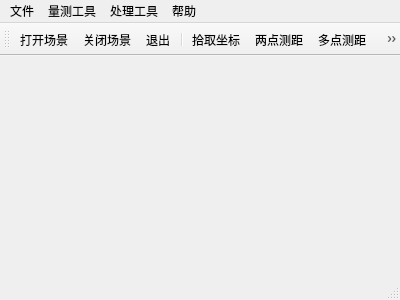
<?xml version="1.0" encoding="UTF-8"?>
<ui version="4.0">
 <class>MainWindow</class>
 <widget class="QMainWindow" name="MainWindow">
  <property name="geometry">
   <rect>
    <x>0</x>
    <y>0</y>
    <width>400</width>
    <height>300</height>
   </rect>
  </property>
  <property name="windowTitle">
   <string>地形浏览与分析</string>
  </property>
  <property name="windowIcon">
   <iconset resource="icon.qrc">
    <normaloff>:/icon/32x32/earth.png</normaloff>:/icon/32x32/earth.png</iconset>
  </property>
  <widget class="QWidget" name="centralWidget"/>
  <widget class="QMenuBar" name="menuBar">
   <property name="geometry">
    <rect>
     <x>0</x>
     <y>0</y>
     <width>400</width>
     <height>23</height>
    </rect>
   </property>
   <widget class="QMenu" name="menu">
    <property name="title">
     <string>文件</string>
    </property>
    <addaction name="actionOpenFile"/>
    <addaction name="actionOpenImage"/>
    <addaction name="actionDEM"/>
    <addaction name="actionCloseFile"/>
    <addaction name="separator"/>
    <addaction name="actionExit"/>
   </widget>
   <widget class="QMenu" name="menu_2">
    <property name="title">
     <string>量测工具</string>
    </property>
    <addaction name="actionGetCoord"/>
    <addaction name="actionTwoPointMeasurement"/>
    <addaction name="actionMultiPointMeasurement"/>
    <addaction name="actionAreaMeasurement"/>
    <addaction name="actionVisibility"/>
    <addaction name="actionEarthWorkVolume"/>
    <addaction name="actionPointSlop"/>
    <addaction name="actionLineSlop"/>
    <addaction name="separator"/>
    <addaction name="actionClearMeasure"/>
   </widget>
   <widget class="QMenu" name="menu_4">
    <property name="title">
     <string>帮助</string>
    </property>
    <addaction name="actionInstructions"/>
    <addaction name="actionQt"/>
   </widget>
   <widget class="QMenu" name="menu_6">
    <property name="title">
     <string>处理工具</string>
    </property>
    <addaction name="actionVPB"/>
    <addaction name="actionResample"/>
    <addaction name="actionCompositeImage"/>
   </widget>
   <addaction name="menu"/>
   <addaction name="menu_2"/>
   <addaction name="menu_6"/>
   <addaction name="menu_4"/>
  </widget>
  <widget class="QToolBar" name="mainToolBar">
   <property name="iconSize">
    <size>
     <width>16</width>
     <height>16</height>
    </size>
   </property>
   <attribute name="toolBarArea">
    <enum>TopToolBarArea</enum>
   </attribute>
   <attribute name="toolBarBreak">
    <bool>false</bool>
   </attribute>
   <addaction name="actionOpenFile"/>
   <addaction name="actionCloseFile"/>
   <addaction name="actionExit"/>
   <addaction name="separator"/>
   <addaction name="actionGetCoord"/>
   <addaction name="actionTwoPointMeasurement"/>
   <addaction name="actionMultiPointMeasurement"/>
   <addaction name="actionAreaMeasurement"/>
   <addaction name="actionVisibility"/>
   <addaction name="actionEarthWorkVolume"/>
   <addaction name="actionPointSlop"/>
   <addaction name="actionLineSlop"/>
   <addaction name="actionClearMeasure"/>
   <addaction name="separator"/>
   <addaction name="actionVPB"/>
   <addaction name="actionResample"/>
   <addaction name="actionCompositeImage"/>
  </widget>
  <widget class="QStatusBar" name="statusBar"/>
  <action name="actionOpenFile">
   <property name="icon">
    <iconset resource="icon.qrc">
     <normaloff>:/icon/32x32/打开.png</normaloff>:/icon/32x32/打开.png</iconset>
   </property>
   <property name="text">
    <string>打开场景</string>
   </property>
   <property name="shortcut">
    <string>Ctrl+O</string>
   </property>
  </action>
  <action name="actionExit">
   <property name="icon">
    <iconset resource="icon.qrc">
     <normaloff>:/icon/32x32/退出.png</normaloff>:/icon/32x32/退出.png</iconset>
   </property>
   <property name="text">
    <string>退出</string>
   </property>
   <property name="toolTip">
    <string>关闭软件</string>
   </property>
   <property name="shortcut">
    <string>Ctrl+Q</string>
   </property>
  </action>
  <action name="actionTwoPointMeasurement">
   <property name="icon">
    <iconset resource="icon.qrc">
     <normaloff>:/icon/32x32/两点.png</normaloff>:/icon/32x32/两点.png</iconset>
   </property>
   <property name="text">
    <string>两点测距</string>
   </property>
  </action>
  <action name="actionMultiPointMeasurement">
   <property name="icon">
    <iconset resource="icon.qrc">
     <normaloff>:/icon/32x32/多点.png</normaloff>:/icon/32x32/多点.png</iconset>
   </property>
   <property name="text">
    <string>多点测距</string>
   </property>
   <property name="toolTip">
    <string>多点测距，右键结束选择点</string>
   </property>
  </action>
  <action name="actionAreaMeasurement">
   <property name="icon">
    <iconset resource="icon.qrc">
     <normaloff>:/icon/32x32/面积.png</normaloff>:/icon/32x32/面积.png</iconset>
   </property>
   <property name="text">
    <string>面积量测</string>
   </property>
   <property name="toolTip">
    <string>面积量测，右键结束选择点并获得结果</string>
   </property>
  </action>
  <action name="actionVPB">
   <property name="icon">
    <iconset resource="icon.qrc">
     <normaloff>:/icon/32x32/构建.png</normaloff>:/icon/32x32/构建.png</iconset>
   </property>
   <property name="text">
    <string>构建地形场景</string>
   </property>
   <property name="toolTip">
    <string>构建OSG地形场景</string>
   </property>
  </action>
  <action name="actionClearMeasure">
   <property name="icon">
    <iconset resource="icon.qrc">
     <normaloff>:/icon/32x32/清除.png</normaloff>:/icon/32x32/清除.png</iconset>
   </property>
   <property name="text">
    <string>清除量测结果</string>
   </property>
   <property name="toolTip">
    <string>清除场景中量测结果</string>
   </property>
  </action>
  <action name="actionVisibility">
   <property name="icon">
    <iconset resource="icon.qrc">
     <normaloff>:/icon/32x32/透视.png</normaloff>:/icon/32x32/透视.png</iconset>
   </property>
   <property name="text">
    <string>通视分析</string>
   </property>
   <property name="toolTip">
    <string>两点通视分析</string>
   </property>
  </action>
  <action name="actionGetCoord">
   <property name="icon">
    <iconset resource="icon.qrc">
     <normaloff>:/icon/32x32/拾取.png</normaloff>:/icon/32x32/拾取.png</iconset>
   </property>
   <property name="text">
    <string>拾取坐标</string>
   </property>
   <property name="toolTip">
    <string>获得选择点的坐标，右键结束拾取</string>
   </property>
  </action>
  <action name="actionEarthWorkVolume">
   <property name="icon">
    <iconset resource="icon.qrc">
     <normaloff>:/icon/32x32/土方.png</normaloff>:/icon/32x32/土方.png</iconset>
   </property>
   <property name="text">
    <string>土方量</string>
   </property>
   <property name="toolTip">
    <string>获得选择区域的土方量，右键结束选择点并且获得结果</string>
   </property>
  </action>
  <action name="actionPointSlop">
   <property name="icon">
    <iconset resource="icon.qrc">
     <normaloff>:/icon/32x32/点坡度.png</normaloff>:/icon/32x32/点坡度.png</iconset>
   </property>
   <property name="text">
    <string>点坡度</string>
   </property>
   <property name="toolTip">
    <string>获得一点坡度，右键结束量测</string>
   </property>
  </action>
  <action name="actionLineSlop">
   <property name="icon">
    <iconset resource="icon.qrc">
     <normaloff>:/icon/32x32/折线坡度.png</normaloff>:/icon/32x32/折线坡度.png</iconset>
   </property>
   <property name="text">
    <string>线坡度</string>
   </property>
   <property name="toolTip">
    <string>获得线段的坡度</string>
   </property>
  </action>
  <action name="actionCloseFile">
   <property name="icon">
    <iconset resource="icon.qrc">
     <normaloff>:/icon/32x32/关闭.png</normaloff>:/icon/32x32/关闭.png</iconset>
   </property>
   <property name="text">
    <string>关闭场景</string>
   </property>
   <property name="toolTip">
    <string>关闭已打开场景</string>
   </property>
  </action>
  <action name="actionInstructions">
   <property name="icon">
    <iconset resource="icon.qrc">
     <normaloff>:/icon/32x32/earth.png</normaloff>:/icon/32x32/earth.png</iconset>
   </property>
   <property name="text">
    <string>使用说明</string>
   </property>
   <property name="toolTip">
    <string>软件的操作说明</string>
   </property>
  </action>
  <action name="actionQt">
   <property name="icon">
    <iconset resource="icon.qrc">
     <normaloff>:/icon/32x32/qt.png</normaloff>:/icon/32x32/qt.png</iconset>
   </property>
   <property name="text">
    <string>关于Qt</string>
   </property>
  </action>
  <action name="actionCompositeImage">
   <property name="icon">
    <iconset resource="icon.qrc">
     <normaloff>:/icon/32x32/镶嵌1.png</normaloff>:/icon/32x32/镶嵌1.png</iconset>
   </property>
   <property name="text">
    <string>合成影像</string>
   </property>
  </action>
  <action name="actionResample">
   <property name="icon">
    <iconset resource="icon.qrc">
     <normaloff>:/icon/32x32/采样1.png</normaloff>:/icon/32x32/采样1.png</iconset>
   </property>
   <property name="text">
    <string>重采样</string>
   </property>
  </action>
  <action name="actionInfo">
   <property name="text">
    <string>影像信息</string>
   </property>
  </action>
  <action name="actionDEM">
   <property name="text">
    <string>打开DEM</string>
   </property>
  </action>
  <action name="actionOpenImage">
   <property name="text">
    <string>打开影像</string>
   </property>
  </action>
 </widget>
 <layoutdefault spacing="6" margin="11"/>
 <resources>
  <include location="icon.qrc"/>
 </resources>
 <connections/>
</ui>
